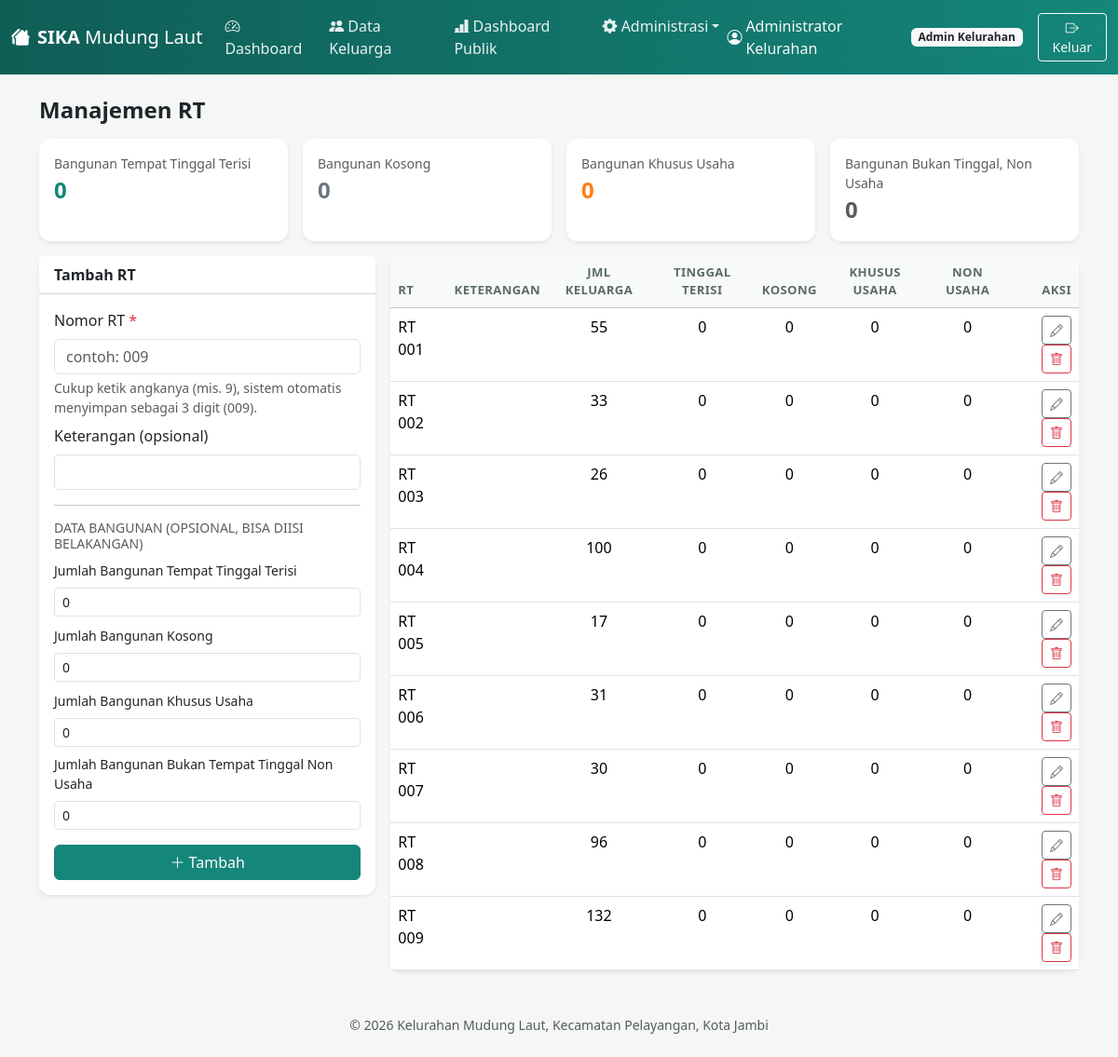
The app's page /admin_rt.php (signed in) with its own data.
### tables this page shows
CREATE TABLE rt (
  id INT AUTO_INCREMENT PRIMARY KEY,
  nomor_rt VARCHAR(10) NOT NULL UNIQUE,
  keterangan VARCHAR(100) NULL,
  jml_bangunan_tinggal_terisi INT NOT NULL DEFAULT 0,       
  jml_bangunan_tinggal_kosong INT NOT NULL DEFAULT 0,       
  jml_bangunan_khusus_usaha INT NOT NULL DEFAULT 0,         
  jml_bangunan_bukan_tinggal_non_usaha INT NOT NULL DEFAULT 0  
);

### public/admin_rt.php (the view, shortened to what this page needs)
<?php
require_once __DIR__ . '/../includes/config.php';
$isAdmin = hasRole('admin_kelurahan');
function bangunanFields() {
    return [
        'jml_bangunan_tinggal_terisi' => 'Jumlah Bangunan Tempat Tinggal Terisi',
        'jml_bangunan_tinggal_kosong' => 'Jumlah Bangunan Kosong',
        'jml_bangunan_khusus_usaha' => 'Jumlah Bangunan Khusus Usaha',
        'jml_bangunan_bukan_tinggal_non_usaha' => 'Jumlah Bangunan Bukan Tempat Tinggal Non Usaha',
    ];
}
$rtList = $pdo->query("SELECT r.*, (SELECT COUNT(*) FROM keluarga k WHERE k.rt_id=r.id) jml_keluarga FROM rt r ORDER BY r.nomor_rt")->fetchAll();
$totalBangunan = $pdo->query("SELECT
    COALESCE(SUM(jml_bangunan_tinggal_terisi),0) terisi,
    COALESCE(SUM(jml_bangunan_tinggal_kosong),0) kosong,
    COALESCE(SUM(jml_bangunan_khusus_usaha),0) usaha,
    COALESCE(SUM(jml_bangunan_bukan_tinggal_non_usaha),0) non_usaha
    FROM rt")->fetch();
require __DIR__ . '/../includes/partials_header.php';
?>
<h4 class="fw-semibold mb-3">Manajemen RT<?= $isAdmin ? '' : ' &amp; Data Bangunan' ?></h4>
<div class="row g-3 mb-3">
  <div class="col-6 col-md-3">
    <div class="card border-0 shadow-sm h-100"><div class="card-body">
      <div class="text-muted small">Bangunan Tempat Tinggal Terisi</div>
      <div class="fs-4 fw-bold text-teal"><?= number_format($totalBangunan['terisi']) ?></div>
    </div></div>
  </div>
  <div class="col-6 col-md-3">
    <div class="card border-0 shadow-sm h-100"><div class="card-body">
      <div class="text-muted small">Bangunan Kosong</div>
      <div class="fs-4 fw-bold text-secondary"><?= number_format($totalBangunan['kosong']) ?></div>
    </div></div>
  </div>
  <div class="col-6 col-md-3">
    <div class="card border-0 shadow-sm h-100"><div class="card-body">
      <div class="text-muted small">Bangunan Khusus Usaha</div>
      <div class="fs-4 fw-bold" style="color:#fd7e14"><?= number_format($totalBangunan['usaha']) ?></div>
    </div></div>
  </div>
  <div class="col-6 col-md-3">
    <div class="card border-0 shadow-sm h-100"><div class="card-body">
      <div class="text-muted small">Bangunan Bukan Tinggal, Non Usaha</div>
      <div class="fs-4 fw-bold text-muted"><?= number_format($totalBangunan['non_usaha']) ?></div>
    </div></div>
  </div>
</div>
<div class="row g-3">
  <?php if ($isAdmin): ?>
  <div class="col-md-4">
    <div class="card border-0 shadow-sm">
      <div class="card-header bg-white fw-semibold">Tambah RT</div>
      <div class="card-body">
        <form method="post">
          <div class="mb-2"><label class="form-label">Nomor RT<?= requiredMark() ?></label><input type="text" name="nomor_rt" class="form-control" placeholder="contoh: 009" maxlength="3" required>
          <div class="form-text">Cukup ketik angkanya (mis. 9), sistem otomatis menyimpan sebagai 3 digit (009).</div></div>
          <div class="mb-3"><label class="form-label">Keterangan (opsional)</label><input type="text" name="keterangan" class="form-control"></div>
          <hr>
          <h6 class="text-muted small text-uppercase">Data Bangunan (opsional, bisa diisi belakangan)</h6>
          <?php foreach (bangunanFields() as $key => $label): ?>
            <div class="mb-2">
              <label class="form-label small"><?= e($label) ?></label>
              <input type="number" min="0" name="<?= $key ?>" class="form-control form-control-sm" value="0">
            </div>
          <?php endforeach; ?>
          <button class="btn btn-teal w-100 mt-2"><i class="bi bi-plus-lg"></i> Tambah</button>
        </form>
      </div>
    </div>
  </div>
  <?php endif; ?>
  <div class="<?= $isAdmin ? 'col-md-8' : 'col-md-12' ?>">
    <div class="card border-0 shadow-sm">
      <div class="table-responsive">
        <table class="table table-hover mb-0 table-mobile-cards">
          <thead class="table-light">
            <tr>
              <th>RT</th><th>Keterangan</th><th class="text-center">Jml Keluarga</th>
              <th class="text-center">Tinggal Terisi</th><th class="text-center">Kosong</th>
              <th class="text-center">Khusus Usaha</th><th class="text-center">Non Usaha</th>
              <th class="text-end">Aksi</th>
            </tr>
          </thead>
          <tbody>
          <?php foreach ($rtList as $rt): ?>
          <tr>
            <td data-label="RT">RT <?= e($rt['nomor_rt']) ?></td>
            <td data-label="Keterangan"><?= e($rt['keterangan']) ?></td>
            <td data-label="Jml Keluarga" class="text-center"><?= (int)$rt['jml_keluarga'] ?></td>
            <td data-label="Tinggal Terisi" class="text-center"><?= (int)$rt['jml_bangunan_tinggal_terisi'] ?></td>
            <td data-label="Kosong" class="text-center"><?= (int)$rt['jml_bangunan_tinggal_kosong'] ?></td>
            <td data-label="Khusus Usaha" class="text-center"><?= (int)$rt['jml_bangunan_khusus_usaha'] ?></td>
            <td data-label="Non Usaha" class="text-center"><?= (int)$rt['jml_bangunan_bukan_tinggal_non_usaha'] ?></td>
            <td data-label="Aksi" class="text-end td-action">
              <button type="button" class="btn btn-sm btn-outline-secondary" title="Ubah"
                onclick='bukaModalEdit(<?= json_encode($rt) ?>)'><i class="bi bi-pencil"></i></button>
              <?php if ($isAdmin): ?>
              <a href="admin_rt.php?delete=<?= $rt['id'] ?>" class="btn btn-sm btn-outline-danger" title="Hapus" onclick="return confirm('Hapus RT ini?')"><i class="bi bi-trash"></i></a>
              <?php endif; ?>
            </td>
          </tr>
          <?php endforeach; ?>
          </tbody>
        </table>
      </div>
    </div>
  </div>
</div>
<?php require __DIR__ . '/../includes/partials_footer.php'; ?>

### public/assets/style.css (style rules this page uses)
:root { --teal-dark: #0f5e56; --teal: #14867a; --teal-light: #e8f5f3; }
body { background-color: #f4f7f6; font-family: 'Segoe UI', system-ui, sans-serif; }
.btn-teal { background-color: var(--teal); border-color: var(--teal); color: #fff; }
.text-teal { color: var(--teal); }
.card { border-radius: 12px; }
.table thead th { font-weight: 600; font-size: .82rem; text-transform: uppercase; letter-spacing: .03em; color: #5b6b69; border-bottom-width: 1px; }
a { color: var(--teal-dark); }

### records on screen
rt: nomor_rt "001", jml_keluarga "55", jml_bangunan_tinggal_terisi "0", jml_bangunan_tinggal_kosong "0", jml_bangunan_khusus_usaha "0", jml_bangunan_bukan_tinggal_non_usaha "0"
rt: nomor_rt "002", jml_keluarga "33", jml_bangunan_tinggal_terisi "0", jml_bangunan_tinggal_kosong "0", jml_bangunan_khusus_usaha "0", jml_bangunan_bukan_tinggal_non_usaha "0"
rt: nomor_rt "003", jml_keluarga "26", jml_bangunan_tinggal_terisi "0", jml_bangunan_tinggal_kosong "0", jml_bangunan_khusus_usaha "0", jml_bangunan_bukan_tinggal_non_usaha "0"
rt: nomor_rt "004", jml_keluarga "100", jml_bangunan_tinggal_terisi "0", jml_bangunan_tinggal_kosong "0", jml_bangunan_khusus_usaha "0", jml_bangunan_bukan_tinggal_non_usaha "0"
rt: nomor_rt "005", jml_keluarga "17", jml_bangunan_tinggal_terisi "0", jml_bangunan_tinggal_kosong "0", jml_bangunan_khusus_usaha "0", jml_bangunan_bukan_tinggal_non_usaha "0"
rt: nomor_rt "006", jml_keluarga "31", jml_bangunan_tinggal_terisi "0", jml_bangunan_tinggal_kosong "0", jml_bangunan_khusus_usaha "0", jml_bangunan_bukan_tinggal_non_usaha "0"
rt: nomor_rt "007", jml_keluarga "30", jml_bangunan_tinggal_terisi "0", jml_bangunan_tinggal_kosong "0", jml_bangunan_khusus_usaha "0", jml_bangunan_bukan_tinggal_non_usaha "0"
rt: nomor_rt "008", jml_keluarga "96", jml_bangunan_tinggal_terisi "0", jml_bangunan_tinggal_kosong "0", jml_bangunan_khusus_usaha "0", jml_bangunan_bukan_tinggal_non_usaha "0"
rt: nomor_rt "009", jml_keluarga "132", jml_bangunan_tinggal_terisi "0", jml_bangunan_tinggal_kosong "0", jml_bangunan_khusus_usaha "0", jml_bangunan_bukan_tinggal_non_usaha "0"

### other values on screen
$u['nama'] "Administrator Kelurahan"
roleLabel($u['role']) "Admin Kelurahan"
$totalBangunan['terisi'] "0"
$totalBangunan['kosong'] "0"
$totalBangunan['usaha'] "0"
$totalBangunan['non_usaha'] "0"
$label "Jumlah Bangunan Tempat Tinggal Terisi"
$label "Jumlah Bangunan Kosong"
$label "Jumlah Bangunan Khusus Usaha"
$label "Jumlah Bangunan Bukan Tempat Tinggal Non Usaha"
